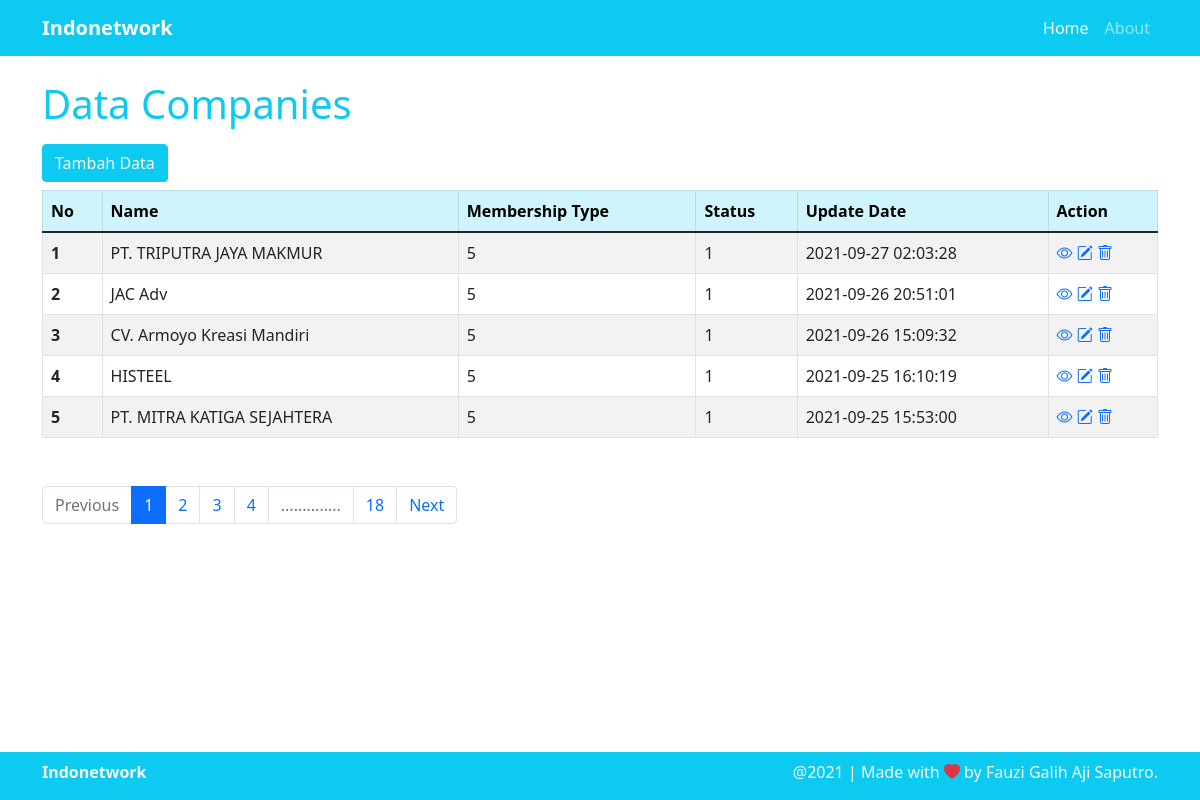
The page / on the database its author committed.
### tables this page shows
CREATE TABLE `companies`  (
  `id` int(32) NOT NULL AUTO_INCREMENT,
  `name` varchar(255) NOT NULL,
  `membership_type` int(32) NOT NULL,
  `status` int(32) NOT NULL,
  `updated_at` datetime(0) NOT NULL,
  PRIMARY KEY (`id`) USING BTREE
);

### packages/views/settings.php (called while the page is built, shortened)
<?php
$app_name = "indonetwork";
$base_url = "http://localhost/" . $app_name;

### packages/models/Companies.php (called while the page is built, shortened)
<?php
class Companies {
    public $mysqli;
    public function __construct($connect)
    {
        $this->mysqli = $connect;
    }
    public function count()
    {
        $sql = "SELECT * FROM companies";
        $query = mysqli_query($this->mysqli, $sql);
        return mysqli_num_rows($query);
    }
    public function view($id = null, $page = 1)
    {
        $limit = 5;
        $start = ($page - 1) * $limit;
        $sql = "SELECT ROW_NUMBER() OVER (ORDER BY membership_type DESC, updated_at DESC) AS nomor, id, name, membership_type, status, updated_at FROM companies ORDER BY membership_type DESC, updated_at DESC LIMIT $start, $limit";
        $query = mysqli_query($this->mysqli, $sql);
        return $query;
    }
}

### index.php (the view)
<?php
$index = true;
include 'packages/views/header.php';
include 'packages/models/Companies.php';
$model = new Companies($connect);
$count_page = isset($_GET['page']) ? $_GET['page'] : 1;
$max_page = ceil($model->count() / 5);
?>
<div class="container">
  <h1 class="text-info mt-4">Data Companies</h1>
  <a href="packages/views/create.php" class="btn btn-info text-light my-2">Tambah Data</a>
  <table class="table table-striped table-bordered">
    <thead class="table-info">
      <tr>
        <th scope="col">No</th>
        <th scope="col">Name</th>
        <th scope="col">Membership Type</th>
        <th scope="col">Status</th>
        <th scope="col">Update Date</th>
        <th scope="col">Action</th>
      </tr>
    </thead>
    <tbody>
      <?php
        $query = $model->view(null, $count_page);
        if ($model->count() === 0) { ?>
        <tr>
          <td colspan="6">Data not found.</td>
        </tr>
      <?php
        }
        while ($row = $query->fetch_object()) {
      ?>
      <tr>
        <th scope="row"><?= $row->nomor ?></th>
        <td><?= $row->name ?></td>
        <td><?= $row->membership_type ?></td>
        <td><?= $row->status ?></td>
        <td><?= $row->updated_at ?></td>
        <td>
          <a href="packages/views/show.php?id=<?= $row->id ?>"><i class="bi bi-eye"></i></a>
          <a href="packages/views/update.php?id=<?= $row->id ?>"><i class="bi bi-pencil-square"></i></a>
          <a href="packages/views/delete.php?id=<?= $row->id ?>"><i class="bi bi-trash"></i></a>
        </td>
      </tr>
      <?php } ?>
    </tbody>
  </table>
  <?php if ($model->count() !== 0) { ?>
  <nav aria-label="..." class="mt-5">
    <ul class="pagination">
      <li class="page-item <?= $count_page == 1 ? 'disabled' : '' ?>">
        <a class="page-link" href="?page=<?= $count_page - 1; ?>">Previous</a>
      </li>
      <?php
      $range = $count_page >= $max_page - 3 ? $max_page : $count_page + 3;
      for ($i = $count_page <= 4 ? 1 : $count_page-3; $i <= $range; $i++) {
        if ($i == $count_page) { ?>
          <li class="page-item active"><span class="page-link"><?= $i ?></span></li> <?php } else { ?>
        <li class="page-item"><a class="page-link" href="?page=<?= $i ?>"><?= $i ?></a></li> <?php } ?>
      <?php } ?>
      <?php if ($count_page < $max_page - 3) { ?>
        <?php if ($count_page < $max_page - 4) { ?>
          <li class="page-item disabled"><span class="page-link">..............</span></li> <?php } ?>
      <li class="page-item"><a class="page-link" href="?page=<?= $max_page; ?>"><?= $max_page ?></a></li> <?php } ?>
      <li class="page-item <?= $count_page == $max_page ? 'disabled' : '' ?>">
        <a class="page-link" href="?page=<?= $count_page + 1; ?>">Next</a>
      </li>
    </ul>
  </nav>
  <?php } ?>
</div>
<?php include "packages/views/footer.php"; ?>

### packages/views/header.php (shortened to what this page needs)
<?php
  include 'settings.php';
?>
<!doctype html>
<html lang="en">
  <head>
    <link rel="stylesheet" href="<?= $index ?? false ? 'resources/main.css' : '../../resources/main.css' ?>">
    <link href="https://cdn.jsdelivr.net/npm/bootstrap@5.1.1/dist/css/bootstrap.min.css" rel="stylesheet">
    <link rel="stylesheet" href="https://cdn.jsdelivr.net/npm/bootstrap-icons@1.6.1/font/bootstrap-icons.css">
  </head>
  <body>
    <main>
      <nav class="navbar navbar-expand-lg navbar-dark bg-info">
        <div class="container">
          <a class="navbar-brand fw-bold" href="<?= $base_url ?>">Indonetwork</a>
          <div class="collapse navbar-collapse " id="navbarNav">
            <ul class="navbar-nav ms-auto">
              <li class="nav-item">
                <a class="nav-link <?= $about ? '' : 'active' ?>" aria-current="page" href="<?= $base_url ?>">Home</a>
              </li>
              <li class="nav-item">
                <a class="nav-link <?= $about ? 'active' : '' ?>" href="<?= $base_url . '/packages/views/about.php'; ?>">About</a>
              </li>
            </ul>
          </div>
        </div>
      </nav>

### packages/views/footer.php (shortened to what this page needs)
    </main>
    <footer class="bg-info text-light pt-2">
      <div class="container">
        <div class="row">
          <div class="col">
            <p class="fw-bold">Indonetwork</p>
          </div>
          <div class="col text-end">
            <p>@2021 | Made with <i class="bi bi-heart-fill text-danger"></i> by Fauzi Galih Aji Saputro.</p>
          </div>
        </div>
      </div>
    </footer>
  </body>
</html>

### resources/main.css (style rules this page uses)
body { display: -webkit-box; display: -ms-flexbox; display: flex; -webkit-box-orient: vertical; -webkit-box-direction: normal; -ms-flex-direction: column; flex-direction: column; -webkit-box-pack: justify; -ms-flex-pack: justify; justify-content: space-between; min-height: 100vh; }

### rows shown on the page
companies: nomor "1", name "PT. TRIPUTRA JAYA MAKMUR", membership_type "5", status "1", updated_at "2021-09-27 02:03:28"
companies: nomor "2", name "JAC Adv", membership_type "5", status "1", updated_at "2021-09-26 20:51:01"
companies: nomor "3", name "CV. Armoyo Kreasi Mandiri", membership_type "5", status "1", updated_at "2021-09-26 15:09:32"
companies: nomor "4", name "HISTEEL", membership_type "5", status "1", updated_at "2021-09-25 16:10:19"
companies: nomor "5", name "PT. MITRA KATIGA SEJAHTERA", membership_type "5", status "1", updated_at "2021-09-25 15:53:00"

### other values the page prints
$max_page "18"
